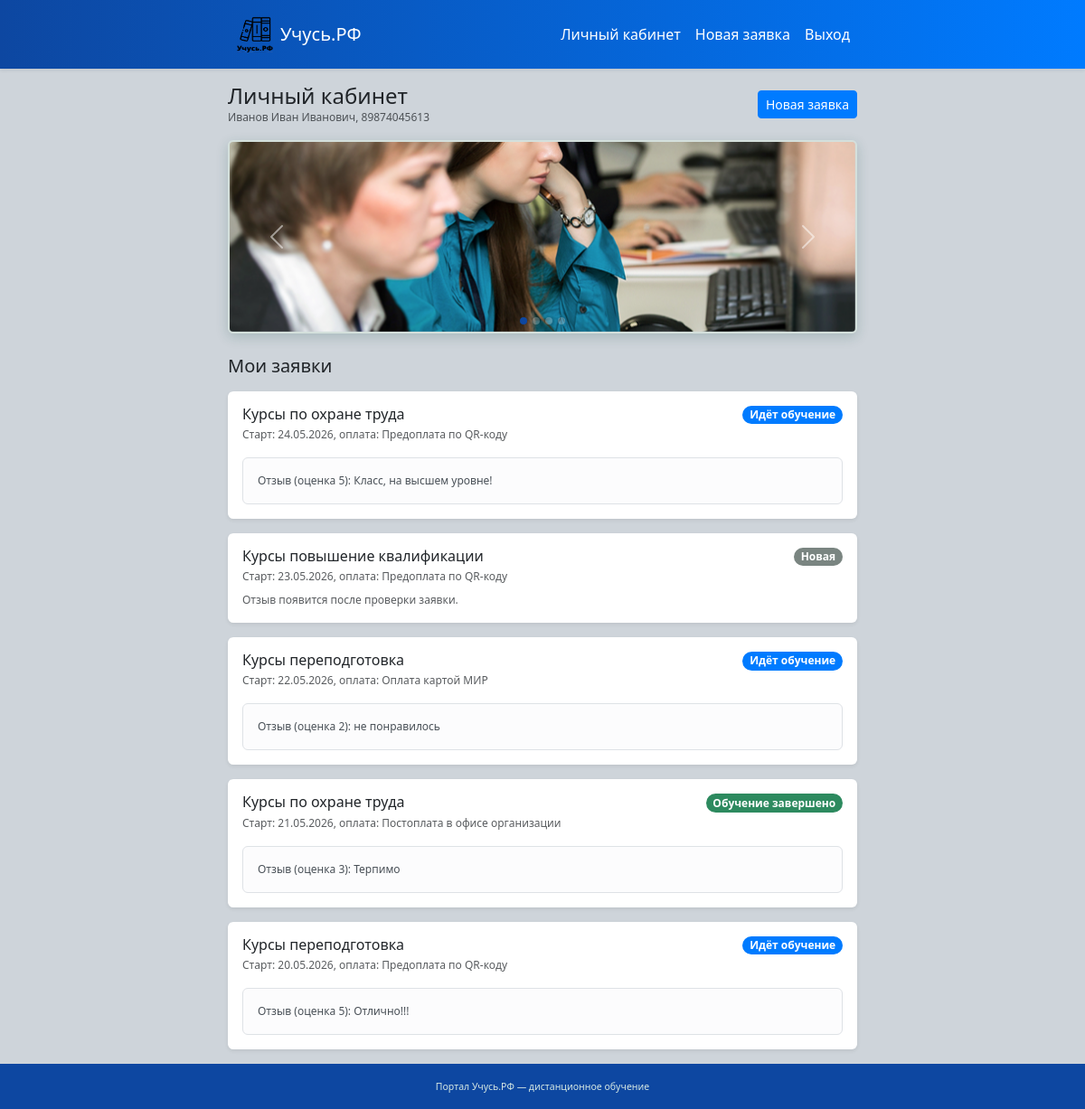
Before: /cabinet/ (signed in) with the older database file.
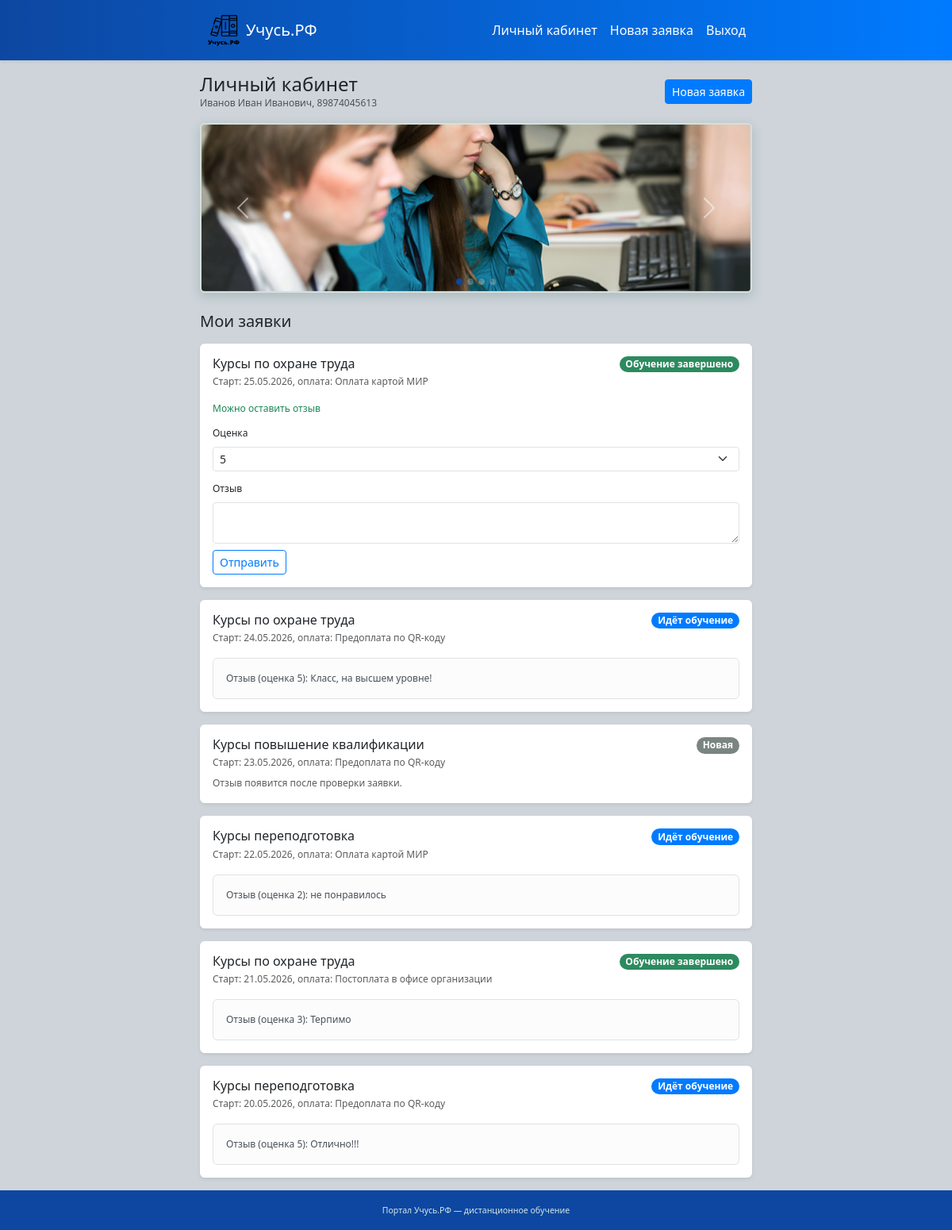
After: the same page with the newer database file.
### portal/models.py (models this page shows, shortened)
class UserProfile(models.Model):
    user = models.OneToOneField(User, on_delete=models.CASCADE, related_name='profile')
    full_name = models.CharField('ФИО', max_length=200)
    phone = models.CharField('Телефон', max_length=20)
    email = models.EmailField('Email')

class Application(models.Model):
    STATUS_NEW = 'new'
    STATUS_IN_PROGRESS = 'in_progress'
    STATUS_COMPLETED = 'completed'
    STATUS_CHOICES = [
        (STATUS_NEW, 'Новая'),
        (STATUS_IN_PROGRESS, 'Идёт обучение'),
        (STATUS_COMPLETED, 'Обучение завершено'),
    ]
    PAYMENT_CHOICES = [
        ('card', 'Предоплата по QR-коду'),
        ('transfer', 'Оплата картой МИР'),
        ('cash', 'Постоплата в офисе организации'),
    ]
    user = models.ForeignKey(User, on_delete=models.CASCADE, related_name='applications')
    course = models.ForeignKey(Course, on_delete=models.PROTECT, related_name='applications')
    start_date = models.DateField('Дата начала обучения')
    payment_method = models.CharField('Способ оплаты', max_length=20, choices=PAYMENT_CHOICES)
    status = models.CharField(
        'Статус',
        max_length=20,
        choices=STATUS_CHOICES,
        default=STATUS_NEW,
    )
    created_at = models.DateTimeField('Создана', auto_now_add=True)
    class Meta:
        ordering = ['-created_at']
    @property
    def can_leave_review(self):
        return self.status != self.STATUS_NEW and not hasattr(self, 'review')

class Course(models.Model):
    CATEGORY_CHOICES = [
        ('qualification', 'Повышение квалификации'),
        ('retraining', 'Переподготовка'),
        ('safety', 'Охрана труда'),
    ]
    name = models.CharField('Название курса', max_length=255)
    category = models.CharField('Категория', max_length=20, choices=CATEGORY_CHOICES)
    class Meta:
        ordering = ['name']

class Review(models.Model):
    application = models.OneToOneField(
        Application,
        on_delete=models.CASCADE,
        related_name='review',
    )
    user = models.ForeignKey(User, on_delete=models.CASCADE, related_name='reviews')
    text = models.TextField('Отзыв')
    rating = models.PositiveSmallIntegerField('Оценка', default=5)
    created_at = models.DateTimeField(auto_now_add=True)

### portal/views.py (the view, shortened to what this page needs)
# urls.py: path('cabinet/', views.cabinet_view, name='cabinet'),
@login_required
def cabinet_view(request):
    applications = Application.objects.filter(user=request.user).select_related('course', 'review')
    review_forms = {}
    for app in applications:
        if app.can_leave_review:
            review_forms[app.pk] = ReviewForm()
    return render(request, 'cabinet.html', {
        'applications': applications,
        'review_forms': review_forms,
    })

### templates/cabinet.html (shortened to what this page needs)
{% extends 'base.html' %}
{% block content %}
<div>
    <div class="d-flex justify-content-between align-items-center mb-3 flex-wrap gap-2">
        <div>
            <h1 class="h4 mb-0">Личный кабинет</h1>
            <p class="text-muted small mb-0">
                {{ user.profile.full_name }}, {{ user.profile.phone }}
            </p>
        </div>
        <a href="{% url 'application_create' %}" class="btn btn-primary btn-sm">Новая заявка</a>
    </div>
    {% include 'partials/slider.html' %}
    <h2 class="h5 mt-4 mb-3">Мои заявки</h2>
    {% if applications %}
        <div class="row g-3">
            {% for app in applications %}
                <div class="col-12">
                    <div class="card border-0 shadow-sm app-card">
                        <div class="card-body">
                            <div class="d-flex justify-content-between align-items-start flex-wrap gap-2">
                                <div>
                                    <h3 class="h6 mb-1">{{ app.course.name }}</h3>
                                    <p class="small text-muted mb-0">
                                        Старт: {{ app.start_date|date:"d.m.Y" }},
                                        оплата: {{ app.get_payment_method_display }}
                                    </p>
                                </div>
                                <span class="badge rounded-pill status-{{ app.status }}">
                                    {{ app.get_status_display }}
                                </span>
                            </div>
                            {% if app.review %}
                                <div class="alert alert-light border mt-3 mb-0 small">
                                    <strong>Отзыв (оценка {{ app.review.rating }}):</strong>
                                    {{ app.review.text }}
                                </div>
                            {% elif app.can_leave_review %}
                                <form method="post" class="mt-3">
                                    <p class="small text-success mb-2">Можно оставить отзыв</p>
                                    <div class="mb-2">
                                        <label class="form-label small">Оценка</label>
                                        <select name="rating" class="form-select form-select-sm">
                                            <option value="5">5</option>
                                        </select>
                                    </div>
                                    <div class="mb-2">
                                        <label class="form-label small">Отзыв</label>
                                        <textarea name="text" class="form-control form-control-sm" rows="2" required></textarea>
                                    </div>
                                    <button type="submit" class="btn btn-outline-primary btn-sm">Отправить</button>
                                </form>
                            {% elif app.status == 'new' %}
                                <p class="small text-muted mt-2 mb-0">Отзыв появится после проверки заявки.</p>
                            {% endif %}
                        </div>
                    </div>
                </div>
            {% endfor %}
        </div>
    {% else %}
        <div class="alert alert-info">Заявок нет. <a href="{% url 'application_create' %}">Создать заявку</a></div>
    {% endif %}
</div>
{% endblock %}

### templates/base.html (shortened to what this page needs)
{% load static %}
<!DOCTYPE html>
<html lang="ru">
<head>
    <link href="https://cdn.jsdelivr.net/npm/bootstrap@5.3.3/dist/css/bootstrap.min.css" rel="stylesheet">
    <link rel="stylesheet" href="{% static 'css/style.css' %}">
</head>
<body class="portal-body">
    <nav class="navbar navbar-expand-lg navbar-dark portal-navbar shadow-sm sticky-top">
        <div class="container portal-container">
            <a class="navbar-brand d-flex align-items-center" href="{% url 'home' %}">
                <img src="{% static 'img/logo/logo.png' %}" alt="Учусь.РФ logo" height="30" class="me-2 log">
                <span>Учусь.РФ</span>
            </a>
            <div class="collapse navbar-collapse" id="navMenu">
                <ul class="navbar-nav ms-auto">
                    {% if request.session.portal_admin %}
                        <li class="nav-item"><a class="nav-link" href="{% url 'admin_panel' %}">Панель админа</a></li>
                        <li class="nav-item"><a class="nav-link" href="{% url 'admin_logout' %}">Выход</a></li>
                    {% elif user.is_authenticated %}
                        <li class="nav-item"><a class="nav-link" href="{% url 'cabinet' %}">Личный кабинет</a></li>
                        <li class="nav-item"><a class="nav-link" href="{% url 'application_create' %}">Новая заявка</a></li>
                        <li class="nav-item"><a class="nav-link" href="{% url 'logout' %}">Выход</a></li>
                    {% else %}
                        <li class="nav-item"><a class="nav-link" href="{% url 'login' %}">Вход</a></li>
                        <li class="nav-item"><a class="nav-link" href="{% url 'register' %}">Регистрация</a></li>
                        <li class="nav-item"><a class="nav-link" href="{% url 'admin_login' %}">Админ</a></li>
                    {% endif %}
                </ul>
            </div>
        </div>
    </nav>
    <main class="portal-main">
        <div class="container portal-container py-3 page-animate">
            {% block content %}{% endblock %}
        </div>
    </main>
    <footer class="portal-footer text-center text-muted py-3">
        <small>Портал Учусь.РФ — дистанционное обучение</small>
    </footer>
</body>
</html>

### templates/partials/slider.html (shortened to what this page needs)
{% load static %}
<div id="courseCarousel" class="carousel slide carousel-fade course-slider mb-3" data-bs-ride="carousel" data-bs-interval="3000">
    <div class="carousel-indicators">
        <button type="button" data-bs-target="#courseCarousel" data-bs-slide-to="0" class="active" aria-label="Слайд 1"></button>
        <button type="button" data-bs-target="#courseCarousel" data-bs-slide-to="1" aria-label="Слайд 2"></button>
        <button type="button" data-bs-target="#courseCarousel" data-bs-slide-to="2" aria-label="Слайд 3"></button>
        <button type="button" data-bs-target="#courseCarousel" data-bs-slide-to="3" aria-label="Слайд 4"></button>
    </div>
    <div class="carousel-inner">
        <div class="carousel-item active">
            <img src="{% static 'img/slider/slide1.png' %}" class="d-block w-100 carousel-img" alt="Слайд 1">
        </div>
    </div>
    <button class="carousel-control-prev" type="button" data-bs-target="#courseCarousel" data-bs-slide="prev">
        <span class="carousel-control-prev-icon"></span>
    </button>
    <button class="carousel-control-next" type="button" data-bs-target="#courseCarousel" data-bs-slide="next">
        <span class="carousel-control-next-icon"></span>
    </button>
</div>

### static/css/style.css (style rules this page uses)
:root { --main: #007bff; --main-dark: #0d47a1; --accent: #0d47a1; --bg: #ced4da; --card-bg: #ffffff; --text: #212529; --context-bg: #dee2e6; --font-sans: 'Inter', sans-serif; }
.portal-body { background: var(--bg); color: var(--text); min-height: 100vh; display: flex; flex-direction: column; font-family: var(--font-sans); font-size: 16px; font-weight: 400; }
h1 { font-size: 36px; font-weight: 700; line-height: 1.2; }
h2 { font-size: 24px; font-weight: 500; line-height: 1.3; }
h3 { font-size: 18px; font-weight: 500; line-height: 1.4; }
.text-muted, .small, .form-text { font-size: 12px; font-weight: 300; }
.portal-body { background: var(--bg); color: var(--text); min-height: 100vh; display: flex; flex-direction: column; font-family: "Segoe UI", Tahoma, sans-serif; }
.portal-main { flex: 1; }
.portal-container { max-width: 390px; }
@media (min-width: 576px) { .portal-container { max-width: 540px; } }
@media (min-width: 768px) { .portal-container { max-width: 720px; } }
.portal-navbar { background: linear-gradient(90deg, var(--main-dark), var(--main)); }
.portal-navbar .navbar-brand, .portal-navbar .nav-link { color: #fff !important; }
.log { width: 50px; height: 50px; padding-left:10px; }
.portal-footer { background: var(--main-dark); color: #d5e8e3; border-top: none; }
.portal-footer small { color: #d5e8e3; }
.portal-body a:not(.btn) { color: var(--main); }
.portal-body .btn-primary, .portal-body a.btn-primary { color: #fff; background-color: var(--main); border-color: var(--main); }
.portal-body .btn-outline-primary, .portal-body a.btn-outline-primary { color: var(--main); border-color: var(--main); background-color: transparent; }
.portal-body a.btn { text-decoration: none; }
.portal-body .card { background: var(--card-bg); border: 1px solid #d4e0dc; border-left: 4px solid var(--accent); border-radius: 6px; transition: transform 0.2s ease, box-shadow 0.2s ease; }
.page-animate { animation: pageIn 0.35s ease; }
.card-show { animation: pageIn 0.4s ease backwards; }
.portal-body .btn { transition: transform 0.15s ease; border-radius: 4px; }
.status-new { background-color: #7a8581; }
.status-in_progress { background-color: var(--main); }
.status-completed { background-color: #2d8a5f; }
.course-slider { border-radius: 6px; overflow: hidden; box-shadow: 0 4px 14px rgba(19, 79, 68, 0.2); border: 2px solid #d4e0dc; }
.course-slider .carousel-img { height: 210px; object-fit: cover; }
.course-slider .carousel-indicators { margin-bottom: 8px; }
.course-slider .carousel-indicators [data-bs-target] { width: 8px; height: 8px; border-radius: 50%; border: none; background-color: rgba(255, 255, 255, 0.5); }
.course-slider .carousel-indicators .active { background-color: var(--accent); }

Changed rows visible on the page:
added Application: course.name "Курсы по охране труда", start_date "25.05.2026", payment_method "Оплата картой МИР", status "Обучение завершено"
